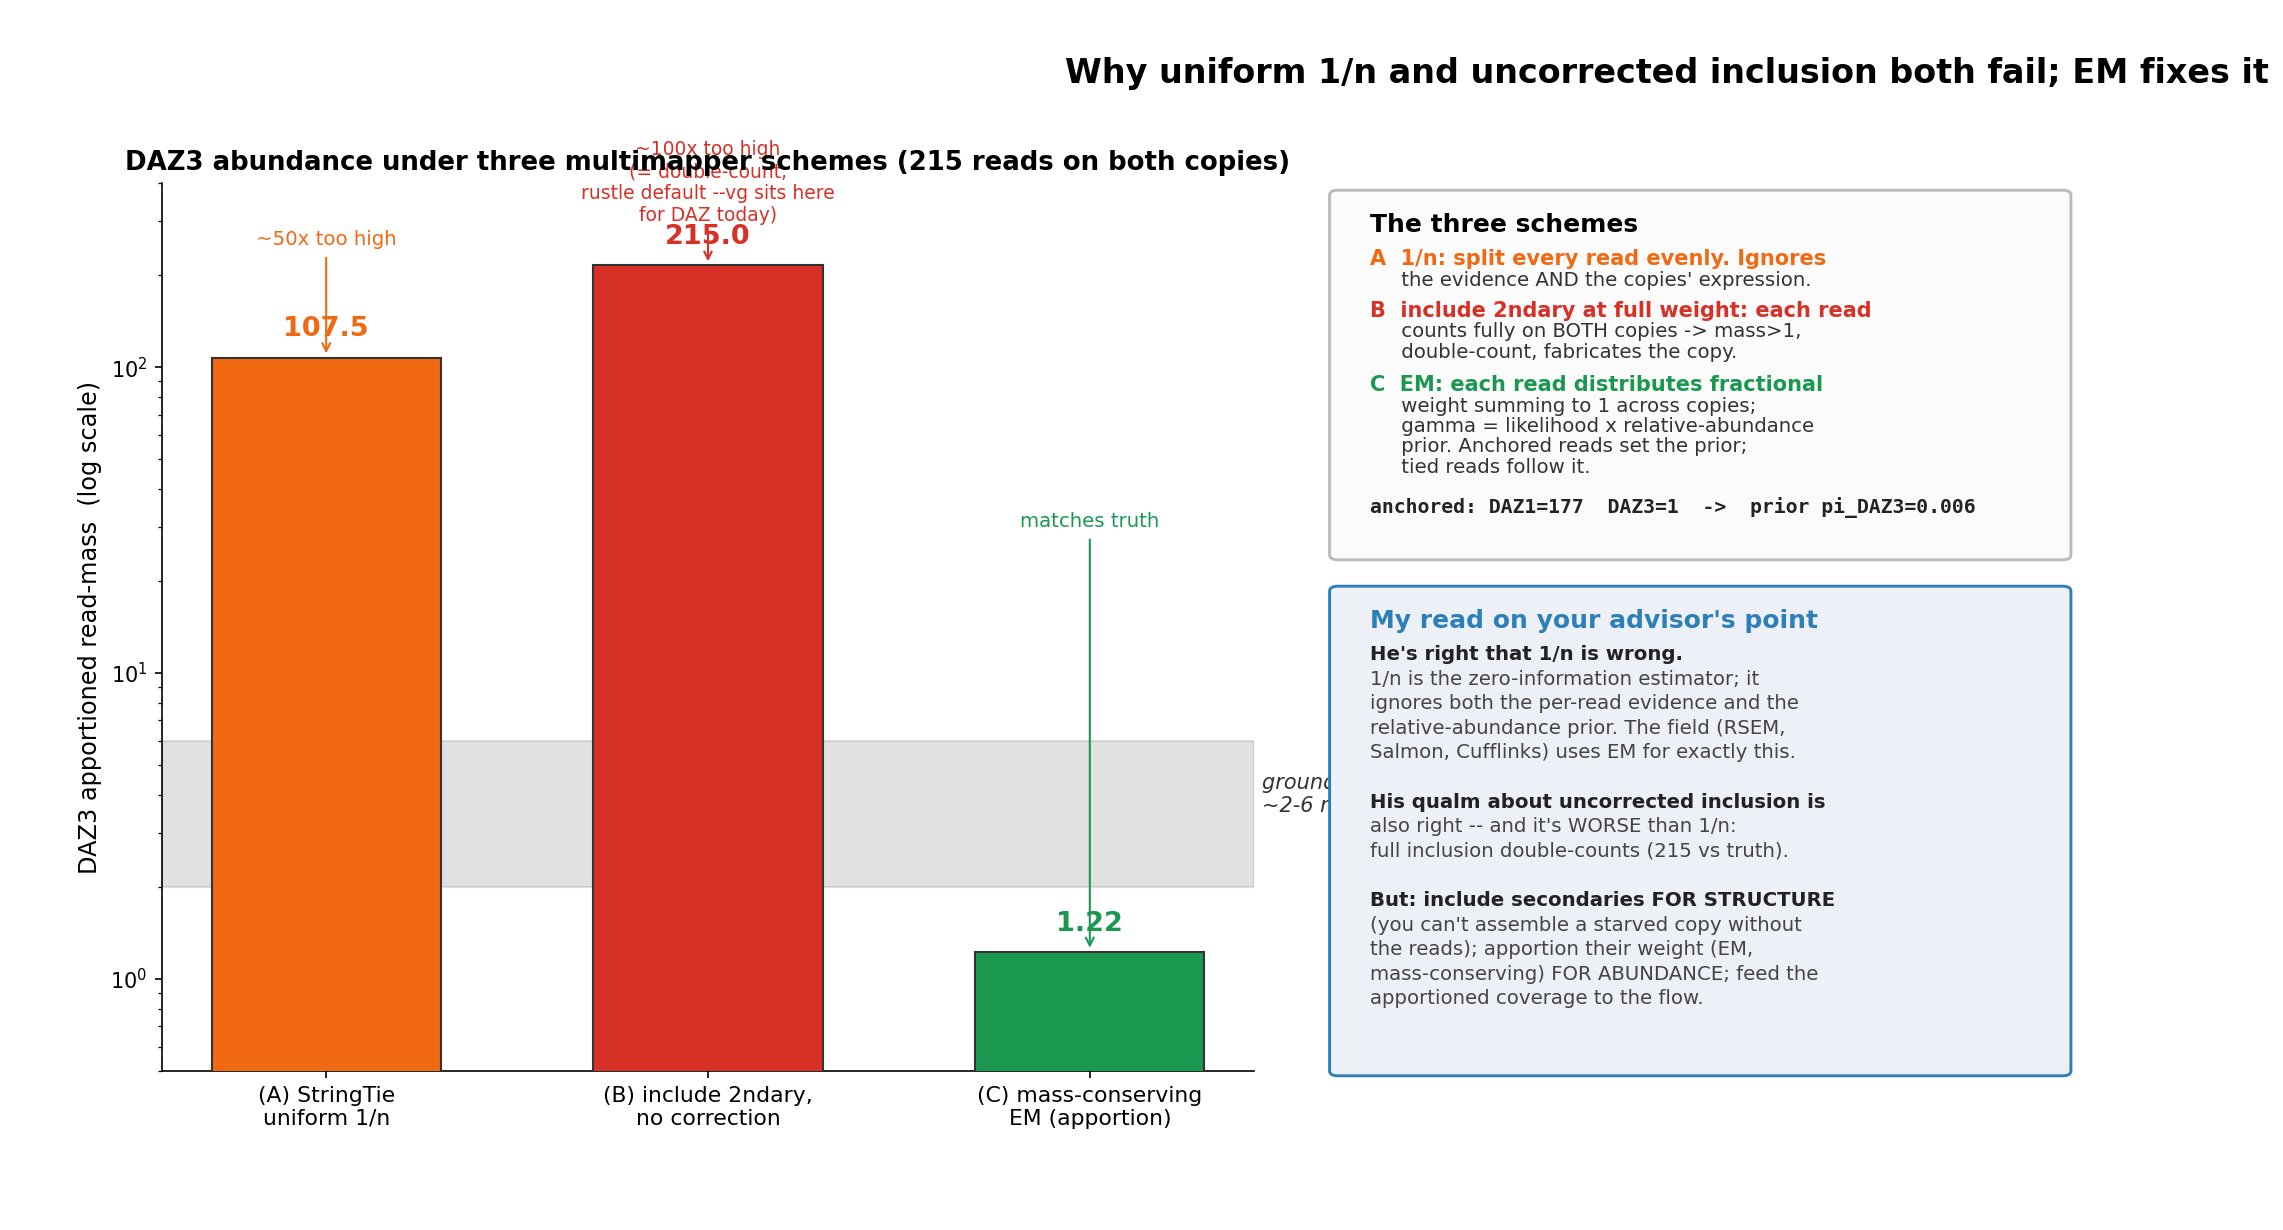

Write the Python code that produced this figure.
#!/usr/bin/env python3
"""DAZ3 abundance under three multimapper schemes, from the real BAM:
(A) StringTie uniform 1/n, (B) include secondaries with no correction (double-count),
(C) mass-conserving EM (anchored-prior apportionment). Shows 1/n over-counts ~50x and
naive inclusion ~100x vs the ~2-6 sequence-supported truth; EM lands at it. mathtext-safe.
"""
import re, collections
import matplotlib; matplotlib.use('Agg')
import matplotlib.pyplot as plt
from matplotlib.patches import FancyBboxPatch

DAZ1=(42783133,42859657); DAZ3=(42879918,42945552)
def ref_len(c): return sum(int(n) for n,o in re.findall(r'(\d+)([MIDNSH=X])',c) if o in 'MDN=X')
def copy_of(p,e):
    m=(p+e)//2
    return 'DAZ1' if DAZ1[0]<=m<=DAZ1[1] else 'DAZ3' if DAZ3[0]<=m<=DAZ3[1] else None
reads=collections.defaultdict(dict)
for line in open('/tmp/daz_aln.sam'):
    f=line.split('\t'); c=f[5]
    if c=='*': continue
    p=int(f[3]); cp=copy_of(p,p+ref_len(c))
    if cp is None: continue
    AS=next((int(t[5:]) for t in f[11:] if t.startswith('AS:i:')),-1)
    if cp not in reads[f[0]] or AS>reads[f[0]][cp]: reads[f[0]][cp]=AS
uniq1=sum(1 for c in reads.values() if 'DAZ1' in c and 'DAZ3' not in c)
uniq3=sum(1 for c in reads.values() if 'DAZ3' in c and 'DAZ1' not in c)
both={q:c for q,c in reads.items() if 'DAZ1' in c and 'DAZ3' in c}
N=len(both); fav1=fav3=tied=0
for c in both.values():
    d=c['DAZ1']-c['DAZ3']
    if d>5: fav1+=1
    elif d<-5: fav3+=1
    else: tied+=1
anch1=uniq1+fav1; anch3=uniq3+fav3; pi3=anch3/max(1,anch1+anch3)
A=0.5*N; B=1.0*N; C=fav3*1.0+tied*pi3

BLUE,GREEN,RED,ORANGE,GREY='#2c7fb8','#1a9850','#d73027','#f16913','#555'
fig=plt.figure(figsize=(14,8))
axb=fig.add_axes([0.07,0.12,0.52,0.74])
bars=['(A) StringTie\nuniform 1/n','(B) include 2ndary,\nno correction','(C) mass-conserving\nEM (apportion)']
vals=[A,B,C]; cols=[ORANGE,RED,GREEN]
x=range(3)
axb.bar(x,vals,color=cols,width=0.6,zorder=3,edgecolor='#333',linewidth=1)
axb.set_yscale('log'); axb.set_ylim(0.5,400)
axb.axhspan(2,6,color='#888',alpha=0.25,zorder=1)
axb.text(2.45,4,'ground truth\n~2-6 reads',ha='left',va='center',fontsize=10,color='#333',style='italic')
for i,v in enumerate(vals):
    axb.text(i,v*1.12,f"{v:.1f}" if v>=10 else f"{v:.2f}",ha='center',va='bottom',
             fontsize=13,weight='bold',color=cols[i])
axb.set_xticks(list(x)); axb.set_xticklabels(bars,fontsize=10.5)
axb.set_ylabel("DAZ3 apportioned read-mass  (log scale)",fontsize=11.5)
axb.set_title("DAZ3 abundance under three multimapper schemes (215 reads on both copies)",
              fontsize=12.5,weight='bold')
axb.spines[['top','right']].set_visible(False)
axb.annotate('~50x too high',xy=(0,A),xytext=(0,250),ha='center',fontsize=9.5,color=ORANGE,
             arrowprops=dict(arrowstyle='->',color=ORANGE))
axb.annotate('~100x too high\n(= double-count;\nrustle default --vg sits here\nfor DAZ today)',
             xy=(1,B),xytext=(1.0,300),ha='center',fontsize=9,color=RED,
             arrowprops=dict(arrowstyle='->',color=RED))
axb.annotate('matches truth',xy=(2,C),xytext=(2,30),ha='center',fontsize=9.5,color=GREEN,
             arrowprops=dict(arrowstyle='->',color=GREEN))

# right-side text
ax=fig.add_axes([0,0,1,1]); ax.axis('off'); ax.set_xlim(0,1); ax.set_ylim(0,1)
def txt(x,y,s,sz=11,c='black',w='normal',st='normal',mono=False):
    ax.text(x,y,s,size=sz,ha='left',va='top',color=c,weight=w,style=st,
            family='monospace' if mono else 'sans-serif')
def box(x,y,w,h,fc,ec): ax.add_patch(FancyBboxPatch((x,y),w,h,boxstyle="round,pad=0.004",fc=fc,ec=ec,lw=1.4))
txt(0.5,0.965,"Why uniform 1/n and uncorrected inclusion both fail; EM fixes it",16,w='bold')
box(0.63,0.55,0.345,0.30,'#fbfbfb','#bbb')
txt(0.645,0.835,"The three schemes",12,w='bold')
txt(0.645,0.805,"A  1/n: split every read evenly. Ignores",10,c=ORANGE,w='bold')
txt(0.645,0.787,"     the evidence AND the copies' expression.",9.5,c='#333')
txt(0.645,0.762,"B  include 2ndary at full weight: each read",10,c=RED,w='bold')
txt(0.645,0.744,"     counts fully on BOTH copies -> mass>1,",9.5,c='#333')
txt(0.645,0.727,"     double-count, fabricates the copy.",9.5,c='#333')
txt(0.645,0.700,"C  EM: each read distributes fractional",10,c=GREEN,w='bold')
txt(0.645,0.682,"     weight summing to 1 across copies;",9.5,c='#333')
txt(0.645,0.665,"     gamma = likelihood x relative-abundance",9.5,c='#333')
txt(0.645,0.648,"     prior. Anchored reads set the prior;",9.5,c='#333')
txt(0.645,0.631,"     tied reads follow it.",9.5,c='#333')
txt(0.645,0.598,f"anchored: DAZ1={anch1}  DAZ3={anch3}  ->  prior pi_DAZ3={pi3:.3f}",9.5,c='#222',mono=True,w='bold')

box(0.63,0.12,0.345,0.40,'#eef0f7','#2c7fb8')
txt(0.645,0.505,"My read on your advisor's point",12,w='bold',c=BLUE)
notes=[
 ("He's right that 1/n is wrong.",True),
 ("1/n is the zero-information estimator; it",False),
 ("ignores both the per-read evidence and the",False),
 ("relative-abundance prior. The field (RSEM,",False),
 ("Salmon, Cufflinks) uses EM for exactly this.",False),
 ("",False),
 ("His qualm about uncorrected inclusion is",True),
 ("also right -- and it's WORSE than 1/n:",False),
 ("full inclusion double-counts (215 vs truth).",False),
 ("",False),
 ("But: include secondaries FOR STRUCTURE",True),
 ("(you can't assemble a starved copy without",False),
 ("the reads); apportion their weight (EM,",False),
 ("mass-conserving) FOR ABUNDANCE; feed the",False),
 ("apportioned coverage to the flow.",False),
]
yy=0.475
for s,b in notes:
    txt(0.645,yy,s,9.5,c=('#222' if b else '#444'),w=('bold' if b else 'normal'))
    yy-=0.0205

fig.savefig("em_abundance_comparison.png",dpi=150,bbox_inches='tight')
print(f"wrote em_abundance_comparison.png | A={A} B={B} C={C:.2f} pi3={pi3:.4f} N={N} fav1={fav1} fav3={fav3} tied={tied}")
